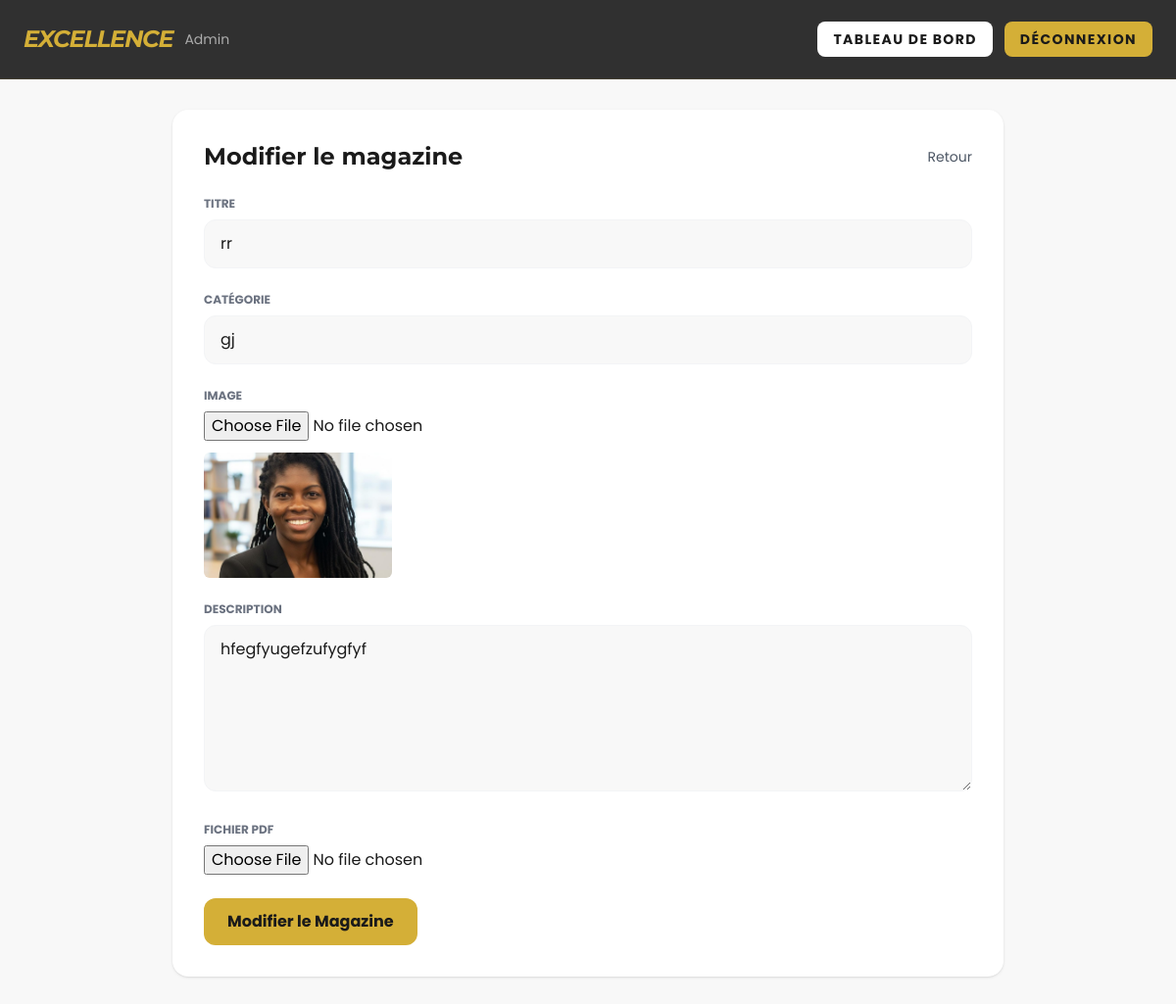
The app's page /edit-magazine/1/ (signed in) with its own data.
### zogospel/models.py (models this page shows, shortened)
class Magazine(models.Model):
    titre = models.CharField(max_length=200)
    categorie = models.CharField(max_length=100)
    image = models.ImageField(upload_to='magazine/')
    description = models.TextField()
    date_publication = models.DateField(auto_now_add=True)
    pdf_file = models.FileField(upload_to='magazine/pdfs/', blank=True, null=True)

### zogospel/views.py (the view, shortened to what this page needs)
# urls.py: path('edit-magazine/<int:id>/', views.edit_magazine, name='edit_magazine'),
@login_required
def edit_magazine(request, id):
    magazine = get_object_or_404(Magazine, id=id)
    return render(request, 'admin/add_magazine.html', {'magazine': magazine, 'edit': True})

### templates/admin/add_magazine.html (shortened to what this page needs)
<!DOCTYPE html>
<html lang="fr" class="scroll-smooth">
<head>
    <script src="https://cdn.tailwindcss.com"></script>
</head>
<body class="bg-luxury-offwhite font-body text-luxury-black">
    <header class="glass-nav fixed top-0 left-0 w-full z-40">
        <div class="max-w-7xl mx-auto px-6 h-20 flex items-center justify-between">
            <div class="flex items-center gap-3">
                <h1 class="font-headers text-2xl font-bold tracking-tighter text-gold italic">EXCELLENCE</h1>
                <span class="text-sm text-luxury-white/60">Admin</span>
            </div>
            <div class="flex items-center gap-3">
                <a href="{% url 'admin_dashboard' %}" class="bg-white text-luxury-black px-4 py-2 rounded-lg font-bold text-sm uppercase tracking-widest hover:bg-gray-100">Tableau de bord</a>
                <a href="{% url 'admin_logout' %}" class="bg-gold text-luxury-black px-4 py-2 rounded-lg font-bold text-sm uppercase tracking-widest">Déconnexion</a>
            </div>
        </div>
    </header>
    <main class="pt-28 max-w-4xl mx-auto px-6 pb-20">
        <div class="bg-white rounded-2xl shadow p-8">
            <div class="flex items-center justify-between mb-6">
                <h2 class="text-2xl font-headers font-bold">{% if edit %}Modifier le magazine{% else %}Ajouter un magazine{% endif %}</h2>
                <a href="{% url 'admin_dashboard' %}" class="text-sm text-gray-600">Retour</a>
            </div>
            <form method="post" enctype="multipart/form-data" class="grid grid-cols-1 gap-6">
                <div>
                    <label class="block text-gray-500 text-xs font-bold uppercase mb-2">Titre</label>
                    <input type="text" name="titre" required value="{% if magazine %}{{ magazine.titre }}{% endif %}" class="w-full bg-luxury-offwhite border border-gray-100 rounded-xl px-4 py-3">
                </div>
                <div>
                    <label class="block text-gray-500 text-xs font-bold uppercase mb-2">Catégorie</label>
                    <input type="text" name="categorie" required value="{% if magazine %}{{ magazine.categorie }}{% endif %}" class="w-full bg-luxury-offwhite border border-gray-100 rounded-xl px-4 py-3">
                </div>
                <div>
                    <label class="block text-gray-500 text-xs font-bold uppercase mb-2">Image</label>
                    <input type="file" name="image" accept="image/*" class="w-full">
                    {% if magazine and magazine.image %}
                    <div class="mt-3"><img src="{{ magazine.image.url }}" class="w-48 h-32 object-cover rounded-md" alt="preview"></div>
                    {% endif %}
                </div>
                <div>
                    <label class="block text-gray-500 text-xs font-bold uppercase mb-2">Description</label>
                    <textarea name="description" rows="6" required class="w-full bg-luxury-offwhite border border-gray-100 rounded-xl px-4 py-3">{% if magazine %}{{ magazine.description }}{% endif %}</textarea>
                </div>
                <div>
                    <label class="block text-gray-500 text-xs font-bold uppercase mb-2">Fichier PDF</label>
                    <input type="file" name="pdf_file" accept="application/pdf" class="w-full">
                </div>
                <div>
                    <button type="submit" class="bg-gold hover:bg-gold-light text-luxury-black font-bold py-3 px-6 rounded-xl">{% if edit %}Modifier le Magazine{% else %}Ajouter le Magazine{% endif %}</button>
                </div>
            </form>
        </div>
    </main>
</body>
</html>

### templates/admin/add_magazine.html (style rules this page uses)
.glass-nav { background: rgba(26,26,26,0.9); backdrop-filter: blur(8px); border-bottom: 1px solid rgba(212,175,55,0.12); }

### records on screen
Magazine: titre "rr", categorie "gj", image (picture), description "hfegfyugefzufygfyf"
